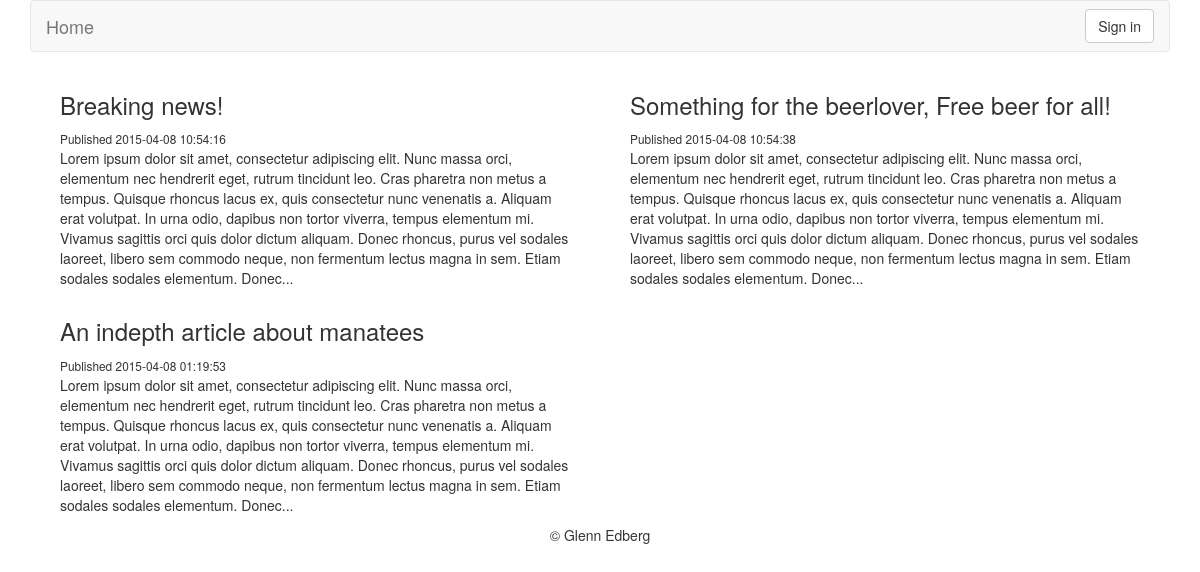
The page / on the database its author committed.
### tables this page shows
CREATE TABLE IF NOT EXISTS `article` (
  `id` int(11) NOT NULL AUTO_INCREMENT,
  `title` varchar(255) NOT NULL,
  `body` text NOT NULL,
  `excerpt` mediumtext NOT NULL,
  `created_at` datetime NOT NULL,
  `updated_at` datetime NOT NULL,
  PRIMARY KEY (`id`),
  UNIQUE KEY `id` (`id`)
);

### app/controllers/MainController.php (called while the page is built, shortened)
<?php namespace Newsapp\Controller;
class MainController {
	public function listArticles() {
		$model = new Article();
		$articles = $model->listing(0, 10);
		include(PATH_VIEWS . '/header.php');
		include(PATH_VIEWS . '/article/list.php');
		include(PATH_VIEWS . '/footer.php');
	}
}

### app/start.php (called while the page is built, shortened)
<?php
include('lib/Router.php');
include('controllers/MainController.php');
include('models/Article.php');
$route = new Router();

### index.php (called while the page is built, shortened)
<?php
require('app/start.php');

### app/models/Article.php (called while the page is built, shortened)
<?php namespace Newsapp\Models;
class Article extends Model {
	protected $table = "article";
	public function listing($offset = 0, $max_rows) {
		$mysqli = parent::get();
		$result = array();
		if($stmt = $mysqli->prepare("SELECT id, title, excerpt, created_at, updated_at FROM {$this->table} ORDER BY id")) {
			$stmt->execute();
			$resultObj = $stmt->get_result();
			while($row = $resultObj->fetch_array(MYSQLI_ASSOC)) {
				$result[] = $row;
			}
		} else {
		}
		return $result;
	}
}

### app/views/article/list.php (the view, shortened to what this page needs)
<?php foreach($articles as $article): ?>
	<div class="col-lg-6 pull-left ">
		<article class="col-lg-12 news-article" data-id="<?php echo $article['id']; ?>">
			<header>
				<h3><?php echo $article['title']; ?></h3>
				<small class="date">Published <?php echo $article['created_at']; ?></small>
			</header>
			<p><?php echo $article['excerpt']; ?></p>
		</article>
	</div>
<?php endforeach; ?>

### app/lib/Router.php (shortened to what this page needs)
<?php namespace Newsapp\Core;
class Router {
	private $id;
	public function __construct() {
		$request = explode('?', $_SERVER['REQUEST_URI']);
		$this->uri = $request[0];
		if($this->uri == "/") {
			$this->action = "listArticles";
		}
		$this->execute();
	}
	private function execute() {
		$controller = new $this->controller;
		$action = $this->action;
		if($this->id != null) {
			call_user_func(array($controller, $action), $this->id);
		} else {
			call_user_func(array($controller, $action));
		}
	}
}

### app/views/header.php (shortened to what this page needs)
<!DOCTYPE html>
<head>
	<link rel="stylesheet" href="<?php echo PATH_PUBLIC; ?>/css/style.css">
	<link rel="stylesheet" href="https://maxcdn.bootstrapcdn.com/bootstrap/3.3.4/css/bootstrap.min.css">
</head>
<body>
	<div class="container">
		<nav class="navbar navbar-default">
			<div class="container-fluid">
				<div class="navbar-header">
				<a class="navbar-brand" href="/">
					Home
				</a>
				</div>
				<?php if(isset($_SESSION['admin'])): ?>
				<input id="user_email" type="hidden" name="email" value="<?php echo $_SESSION['email']; ?>" />
				<input id="user_key" type="hidden" name="key" value="<?php echo $_SESSION['key']; ?>" />
				<a href="/logout" class="btn btn-default navbar-btn pull-right">Logout</a>
				<a href="/article/create" class="btn btn-primary navbar-btn pull-right" style="margin-right: 10px;"><span class="glyphicon glyphicon-add"></span>Create Article</a>
				<?php elseif(isset($_SESSION['email'])): ?>
				<a href="/logout" class="btn btn-default navbar-btn pull-right">Logout</a>
				<?php else: ?>
				<a href="/login" class="btn btn-default navbar-btn pull-right">Sign in</a>
				<?php endif; ?>
			</div>
		</nav>

### app/views/footer.php (shortened to what this page needs)
	</div>
	<div class="footer">
		<p class="text-center">&copy; Glenn Edberg</p>
	</div>
</body>
</html>

### rows shown on the page
article: title "Breaking news!", created_at "2015-04-08 10:54:16", excerpt "Lorem ipsum dolor sit amet, consectetur adipiscing elit. Nunc massa orci, elementum nec hendrerit eget, rutrum tincidunt leo. Cras pharetra non metus a tempus. Quisque rhoncus lacus ex, quis consectetur nunc venenatis a. Aliquam erat volutpat. In urna odio, dapibus non tortor viverra, tempus elementum mi. Vivamus sagittis orci quis dolor dictum aliquam. Donec rhoncus, purus vel sodales laoreet, libero sem commodo neque, non fermentum lectus magna in sem. Etiam sodales sodales elementum. Donec..."
article: title "Something for the beerlover, Free beer for all!", created_at "2015-04-08 10:54:38", excerpt "Lorem ipsum dolor sit amet, consectetur adipiscing elit. Nunc massa orci, elementum nec hendrerit eget, rutrum tincidunt leo. Cras pharetra non metus a tempus. Quisque rhoncus lacus ex, quis consectetur nunc venenatis a. Aliquam erat volutpat. In urna odio, dapibus non tortor viverra, tempus elementum mi. Vivamus sagittis orci quis dolor dictum aliquam. Donec rhoncus, purus vel sodales laoreet, libero sem commodo neque, non fermentum lectus magna in sem. Etiam sodales sodales elementum. Donec..."
article: title "An indepth article about manatees", created_at "2015-04-08 01:19:53", excerpt "Lorem ipsum dolor sit amet, consectetur adipiscing elit. Nunc massa orci, elementum nec hendrerit eget, rutrum tincidunt leo. Cras pharetra non metus a tempus. Quisque rhoncus lacus ex, quis consectetur nunc venenatis a. Aliquam erat volutpat. In urna odio, dapibus non tortor viverra, tempus elementum mi. Vivamus sagittis orci quis dolor dictum aliquam. Donec rhoncus, purus vel sodales laoreet, libero sem commodo neque, non fermentum lectus magna in sem. Etiam sodales sodales elementum. Donec..."
